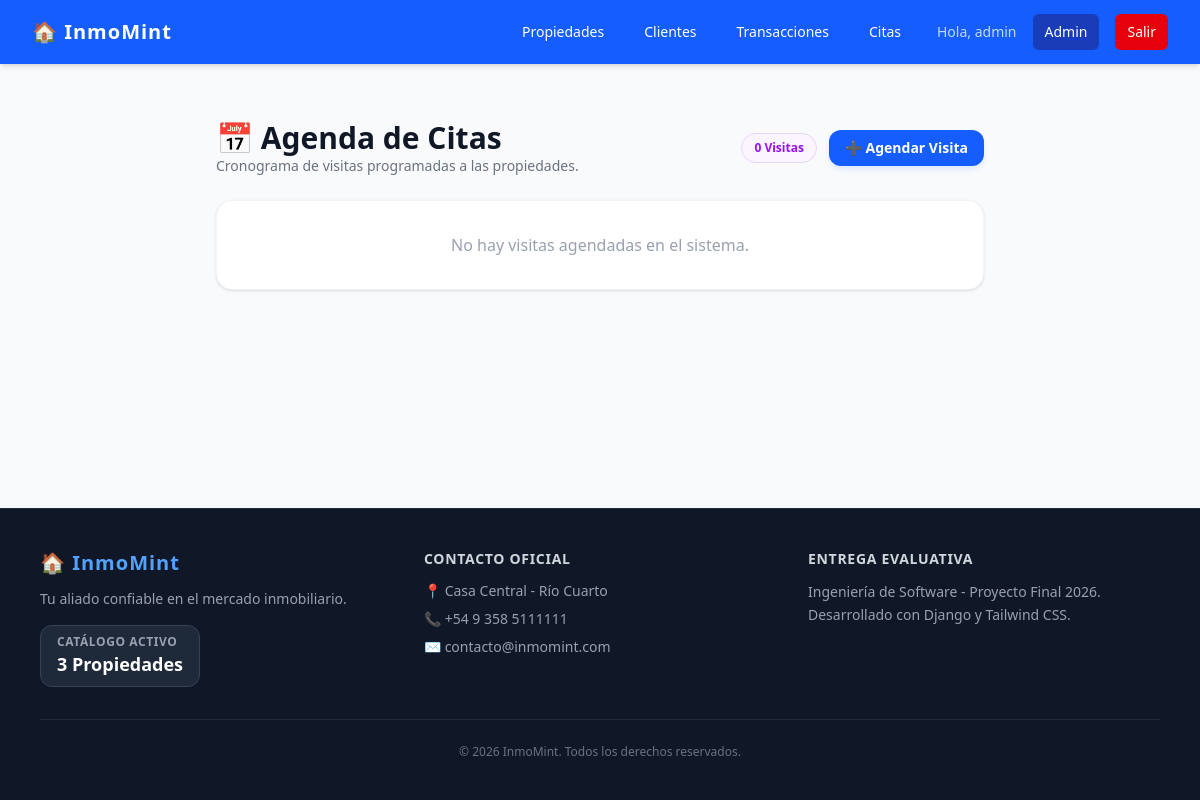
The app's page /propiedades/citas/ (signed in), older data.
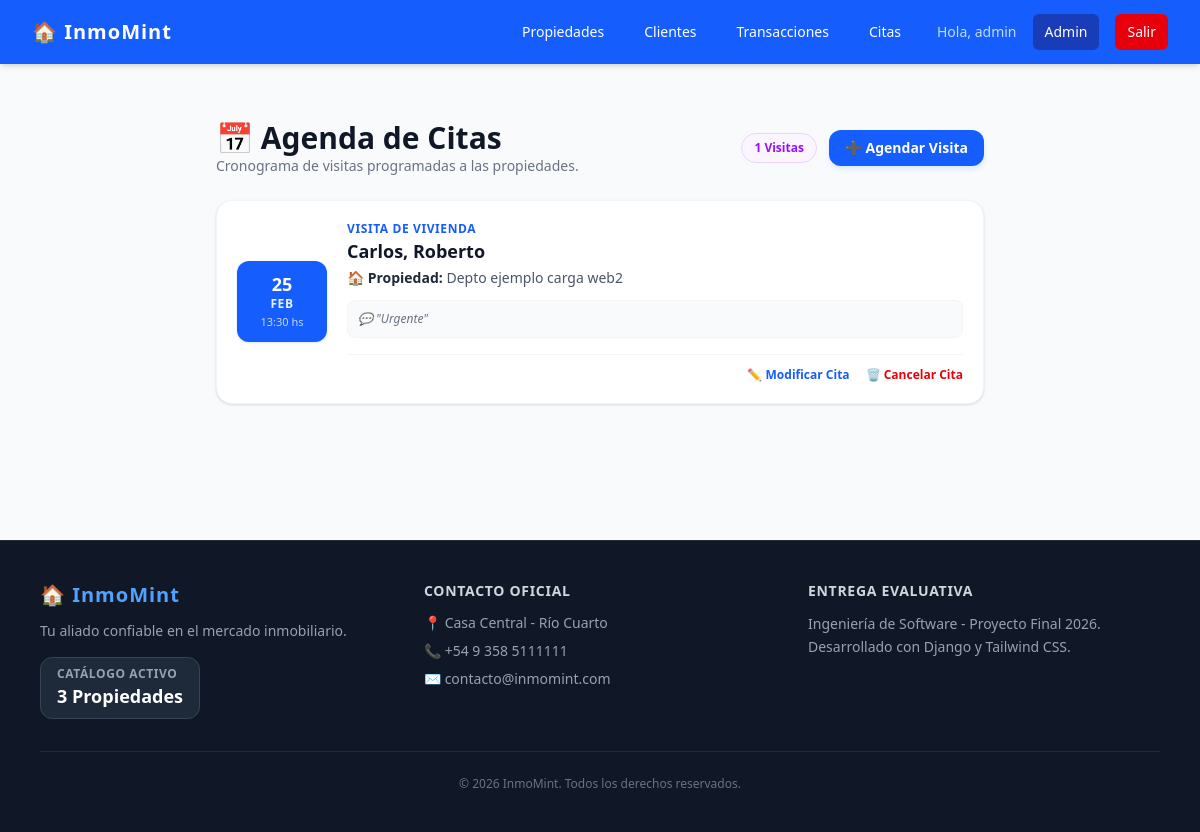
The same page, newer data.
### inmobiliaria/models.py (models this page shows, shortened)
class Cita(models.Model):
    propiedad = models.ForeignKey(Propiedad, on_delete=models.CASCADE)
    cliente = models.ForeignKey(Cliente, on_delete=models.CASCADE)
    fecha_hora = models.DateTimeField(verbose_name="Fecha y Hora de la cita")
    comentarios = models.TextField(blank=True, null=True)

class Cliente(models.Model):
    nombre = models.CharField(max_length=100)
    apellido = models.CharField(max_length=100)
    dni = models.CharField(max_length=15, unique=True, verbose_name="DNI")
    telefono = models.CharField(max_length=20, verbose_name="Teléfono")
    email = models.EmailField(verbose_name="Correo Electrónico")
    def __str__(self):
        return f"{self.apellido}, {self.nombre}"

class Propiedad(models.Model):
    TIPO_CHOICES = [
        ('CASA', 'Casa'),
        ('DEPA', 'Departamento'),
        ('TERR', 'Terreno'),
        ('LOCA', 'Local Comercial'),
    ]
    ESTADO_CHOICES = [
        ('DISP', 'Disponible'),
        ('ALQU', 'Alquilada'),
        ('VEND', 'Vendida'),
    ]
    titulo = models.CharField(max_length=200, verbose_name="Título")
    descripcion = models.TextField(verbose_name="Descripción")
    direccion = models.CharField(max_length=250, verbose_name="Dirección")
    precio = models.DecimalField(max_length=12, decimal_places=2, max_digits=12, verbose_name="Precio (USD)")
    tipo = models.CharField(max_length=4, choices=TIPO_CHOICES, default='CASA')
    estado = models.CharField(max_length=4, choices=ESTADO_CHOICES, default='DISP')
    agente = models.ForeignKey(settings.AUTH_USER_MODEL, on_delete=models.SET_NULL, null=True, blank=True, related_name="propiedades")
    class Meta:
        verbose_name_plural = "Propiedades"

### inmobiliaria/views.py (the view)
# urls.py: path('citas/', views.lista_citas, name='lista_citas'),
@login_required
@permission_required('inmobiliaria.view_cita', login_url='lista_propiedades')
def lista_citas(request):
    citas = Cita.objects.all()
    return render(request, 'inmobiliaria/lista_citas.html', {'citas': citas})

### inmobiliaria/context_processors.py (called while the page is built)
def datos_inmobiliaria(request):
    return {
        'global_nombre_web': 'InmoMint',
        'global_telefono': '+54 9 358 5111111',
        'global_email': 'contacto@inmomint.com',
        'global_total_propiedades': Propiedad.objects.count()
    }

### templates/inmobiliaria/lista_citas.html (shortened to what this page needs)
{% extends 'base.html' %}
{% block content %}
<div class="max-w-3xl mx-auto py-6">
    <div class="flex flex-col sm:flex-row justify-between items-start sm:items-center mb-6 gap-4">
        <div>
            <h1 class="text-3xl font-black text-gray-900">📅 Agenda de Citas</h1>
            <p class="text-gray-500 text-sm">Cronograma de visitas programadas a las propiedades.</p>
        </div>
        <div class="flex items-center gap-3">
            <span class="bg-purple-50 text-purple-600 text-xs font-bold px-3 py-1.5 rounded-full border border-purple-200">
                {{ citas.count }} Visitas
            </span>
            {% if perms.inmobiliaria.add_cita %}
                <a href="{% url 'crear_cita' %}" class="bg-blue-600 hover:bg-blue-700 text-white font-bold px-4 py-2 rounded-xl text-sm transition-all shadow-md shadow-blue-100 cursor-pointer">
                    ➕ Agendar Visita
                </a>
            {% endif %}
        </div>
    </div>
    <div class="space-y-4">
        {% for cita in citas %}
        <div class="bg-white rounded-2xl shadow-sm border border-gray-100 p-5 flex flex-col sm:flex-row gap-5 items-start sm:items-center hover:shadow-md transition-all">
            <div class="bg-blue-600 text-white font-black p-3 rounded-xl text-center min-w-[90px] shadow-sm shadow-blue-100">
                <span class="block text-lg leading-tight">{{ cita.fecha_hora|date:"d" }}</span>
                <span class="block text-xs uppercase font-bold tracking-wider opacity-90">{{ cita.fecha_hora|date:"M" }}</span>
                <span class="block text-[11px] font-normal opacity-75 mt-0.5">{{ cita.fecha_hora|date:"H:i" }} hs</span>
            </div>
            <div class="flex-grow w-full">
                <span class="text-xs font-bold text-blue-600 uppercase tracking-wider block mb-0.5">Visita de Vivienda</span>
                <h3 class="font-black text-gray-900 text-lg leading-snug">{{ cita.cliente }}</h3>
                <p class="text-sm text-gray-600 mt-1">🏠 <span class="font-semibold text-gray-800">Propiedad:</span> {{ cita.propiedad.titulo }}</p>
                {% if cita.comentarios %}
                    <div class="bg-gray-50 text-gray-500 text-xs italic p-2.5 rounded-lg border border-gray-100 mt-3">
                        💬 "{{ cita.comentarios }}"
                    </div>
                {% endif %}
                {% if perms.inmobiliaria.change_cita or perms.inmobiliaria.delete_cita %}
                    <div class="mt-4 pt-3 border-t border-gray-100 flex justify-end space-x-4">
                        {% if perms.inmobiliaria.change_cita %}
                            <a href="{% url 'editar_cita' cita.pk %}" class="text-blue-600 hover:underline text-xs font-semibold">✏️ Modificar Cita</a>
                        {% endif %}
                        {% if perms.inmobiliaria.delete_cita %}
                            <a href="{% url 'eliminar_cita' cita.pk %}" class="text-red-600 hover:underline text-xs font-semibold">🗑️ Cancelar Cita</a>
                        {% endif %}
                    </div>
                {% endif %}
            </div>
        </div>
        {% empty %}
        <div class="bg-white rounded-2xl border border-gray-100 p-8 text-center text-gray-400 font-medium shadow-sm">
            No hay visitas agendadas en el sistema.
        </div>
        {% endfor %}
    </div>
</div>
{% endblock %}

Row changes from the older to the newer data that the page shows:
added Cita: fecha_hora "25", fecha_hora "FEB", fecha_hora "13:30", cliente "Carlos, Roberto", propiedad.titulo "Depto ejemplo carga web2", comentarios "Urgente"
Text that changed along with them:
{{ citas.count }}: "0" → "1"
text no longer shown: "No hay visitas agendadas en el sistema."
